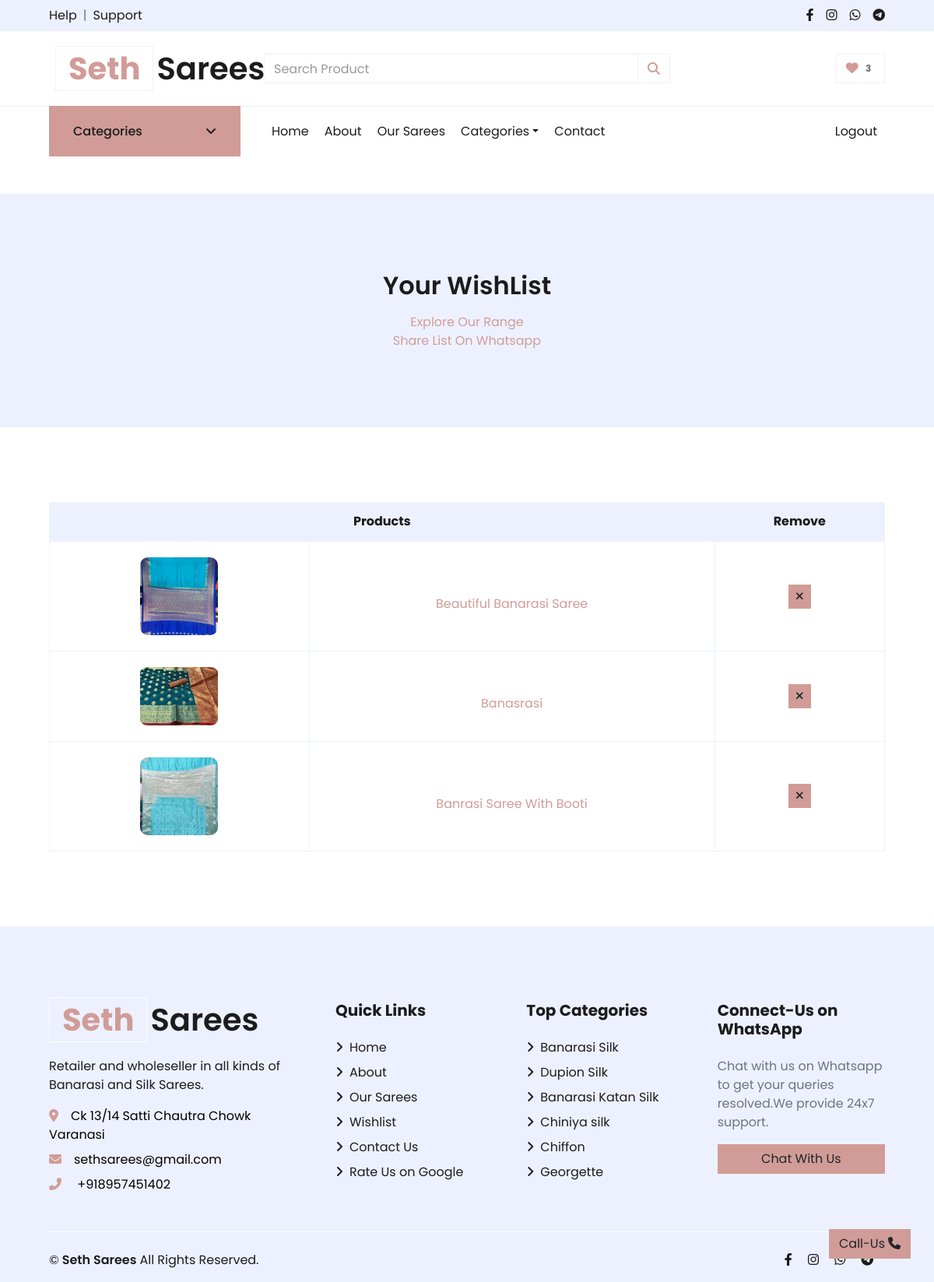
/wishlist (signed in), run on an earlier commit of the app's database.
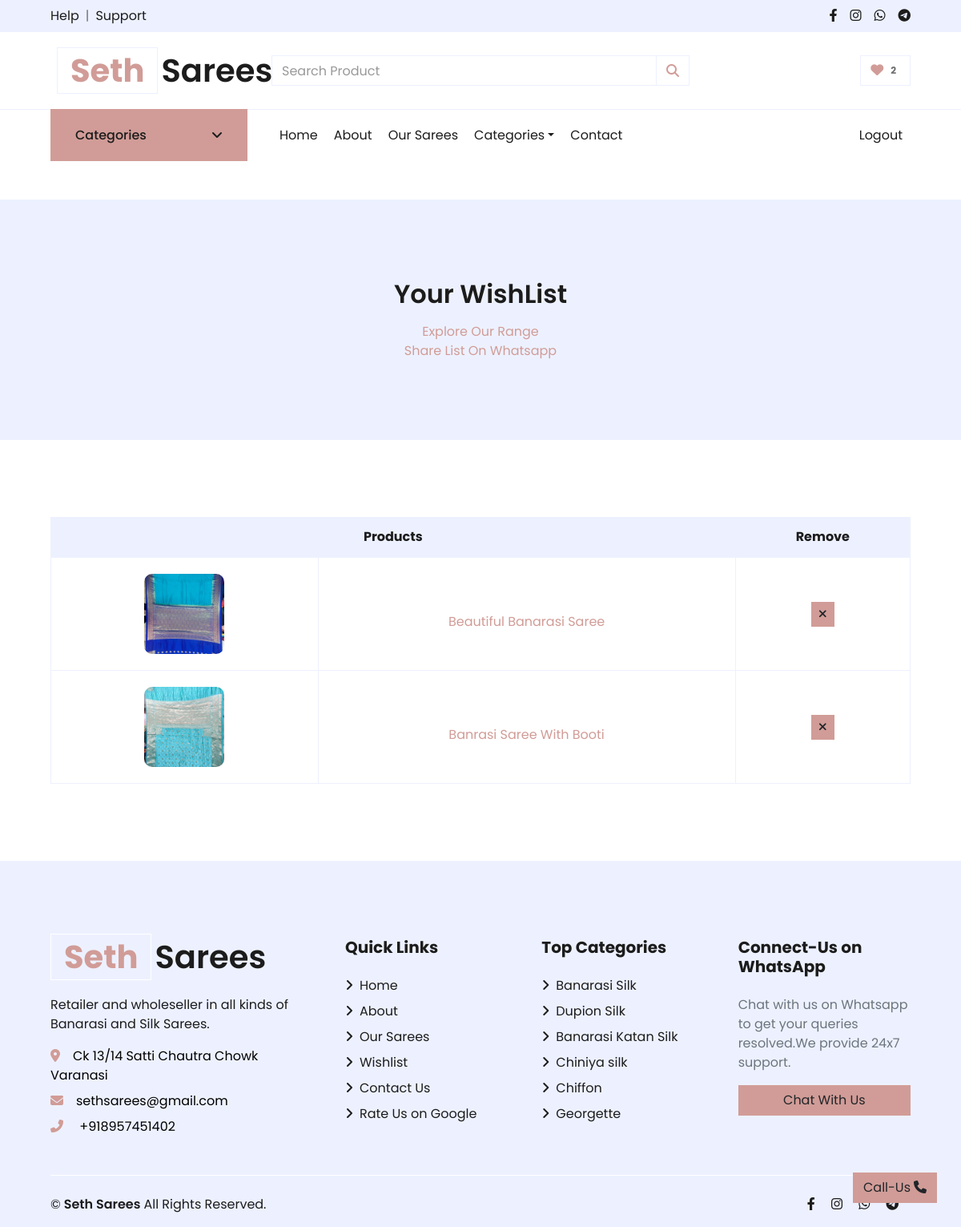
And on a later commit of the database.
### store/models/wishlist.py (models this page shows)
class Wishlist(models.Model):
    customer = models.ForeignKey(Customer, on_delete=models.CASCADE, default=1)
    product = models.ForeignKey(Product, on_delete=models.CASCADE, default=1)

### store/models/product.py (models this page shows, shortened)
class Product(models.Model):
    name = models.CharField(max_length=50)
    price = models.IntegerField(default=0)
    category = models.ForeignKey(Category, on_delete=models.CASCADE, default=1)
    description = models.TextField( default='' , null=True , blank=True)
    short_description= models.TextField( default='' , null=True , blank=True)
    image = models.ImageField(upload_to='uploads/products/')
    image1 = models.ImageField(upload_to='uploads/products/')
    image2 = models.ImageField(upload_to='uploads/products/')

### store/models/category.py (models this page shows, shortened)
class Category(models.Model):
    name = models.CharField(max_length=50)
    image = models.ImageField(default='',upload_to='uploads/category_img/')
    description = models.TextField( default='' , null=True , blank=True)
    def __str__(self):
        return self.name

### store/views/wishlist.py (the view)
# urls.py: path('wishlist',show_wishlist),
def show_wishlist(request):
    data=initial_data
    customer_id=request.session.get('customer')
    if(customer_id):
        customer=Customer.objects.get(id=customer_id)
        wishlist=Wishlist.objects.filter(customer=customer_id)
        wishlist_len=len(wishlist)
        data['wishlist']=wishlist
        data['customer_name']=customer.first_name+customer.last_name
        data['wishlist_len']=wishlist_len
        return render(request,'wishlist.html',data)
    else :
        next = request.GET.get('next', '/')
        error_msg=None
        error_msg='Get access to your wishlist - Login Now!'
        return redirect(next+'?error_msg='+error_msg)

### store/templates/wishlist.html (shortened to what this page needs)
{% extends 'base.html' %}
{% load static %}
{% block content %}
    <div class="container-fluid bg-secondary mb-5">
        <div class="d-flex flex-column align-items-center justify-content-center" style="min-height: 300px">
            <h2 class="font-weight-semi-bold  mb-3">Your WishList</h2>
            <div class="d-flex flex-column text-center align-items-center justify-content-center ">
                <p class="m-0"><a href="/category">Explore Our Range</a></p>
                <p class="m-0">
                    <a href="https://wa.me/{{phone_no}}?text= Hey I am {{customer_name}} and I have prepared my list on URL: {{ request.get_host }}/show-sent-list?customer_id={{request.session.customer}} kindly check it">Share List On Whatsapp</a>
                </p>
            </div>
        </div>
    </div>
    <div class="container-fluid pt-5">
        <div class="row px-xl-5">
            <div class="col-lg-12 table-responsive mb-5">
                <table class="table table-bordered text-center mb-0">
                    <thead class="bg-secondary text-dark">
                        <tr>
                            <th colspan="2">Products {{wishlist.length}}</th>
                            <th>Remove</th>
                        </tr>
                    </thead>
                    <tbody class="align-middle">
                        {%for entry in wishlist%}
                        <tr>
                            <td class=""><a href="/detail?product={{entry.product.id}}"><img src="{{entry.product.image.url}}" alt="" style="width: 100px;border-radius: 10%;"  class="m-2"></a> </td>
                            <td class="text-center pt-5" style="vertical-align: middle;"><a href="/detail?product={{entry.product.id}}"> <a href="/detail?product={{entry.product.id}}"><p> {{entry.product.name}}</p></a></td>
                            <td class="align-middle"><form action="/remove-item" method="POST">
                                <button type="submit" method="POST" class="btn btn-sm btn-primary"><i class="fa fa-times"></i></button></form>
                            </td>
                        </tr>
                        {%endfor%}
                    </tbody>
                </table>
            </div>
        </div>
    </div>
    {% endblock content%}

### store/templates/base.html (shortened to what the changed rows need)
<!DOCTYPE html>
<html lang="en">
    {% load static %}
<head>
    <link rel="stylesheet" href="https://cdnjs.cloudflare.com/ajax/libs/font-awesome/6.2.1/css/all.min.css" />
    <link href="{% static './store/lib/owlcarousel/assets/owl.carousel.min.css' %}" rel="stylesheet">
    <link rel="stylesheet" href="https://unpkg.com/aos@next/dist/aos.css" />
    <link href="{% static './store/css/style.css' %}" rel="stylesheet">
</head>
<body>
    <div class="container-fluid">
        <div class="row align-items-center py-3 px-xl-5">
            <div class="col-lg-3 d-none d-lg-block">
                <a href='/' class="text-decoration-none">
                    <h1 class="m-2 display-5 font-weight-semi-bold"><span class="text-primary font-weight-bold border px-3 mr-1">Seth</span>Sarees</h1>
                </a>
            </div>
            <div class="col-lg-3 col-6 text-right">
                <a href="/wishlist?next={{ request.path }}" class="btn border">
                    <i class="fas fa-heart text-primary"></i>
                    <span class="badge">{{wishlist_len}}</span>
                </a>
            </div>
        </div>
    </div>
        {%block content%}
        {%endblock%}
    <div class="container-fluid bg-secondary text-dark mt-5 pt-5">
        <div class="row px-xl-5 pt-5">
            <div class="col-lg-4 col-md-12 mb-5 pr-3 pr-xl-5">
                <a href="/" class="text-decoration-none">
                    <h1 class="mb-4 display-5 font-weight-semi-bold"><span class="text-primary font-weight-bold border border-white px-3 mr-1">Seth</span>Sarees</h1>
                </a>
            </div>
            <div class="col-lg-8 col-md-12">
                <div class="row">
                    <div class="col-md-4 mb-5">
                        <div class="d-flex flex-column justify-content-start">
                            {% for category in categories|slice:":6" %}
                            <a class="text-dark mb-2" href="/category?category={{category.id}}"><i class="fa fa-angle-right mr-2"></i>{{category}}</a>
                            {% endfor %}
                        </div>
                    </div>
                </div>
            </div>
        </div>
    </div>
</body>

What changed in the data, as far as the page shows it:
removed Wishlist: product.image (picture), product.name "Banasrasi"
Also different on the page:
{{ wishlist_len }}: "3" → "2"
